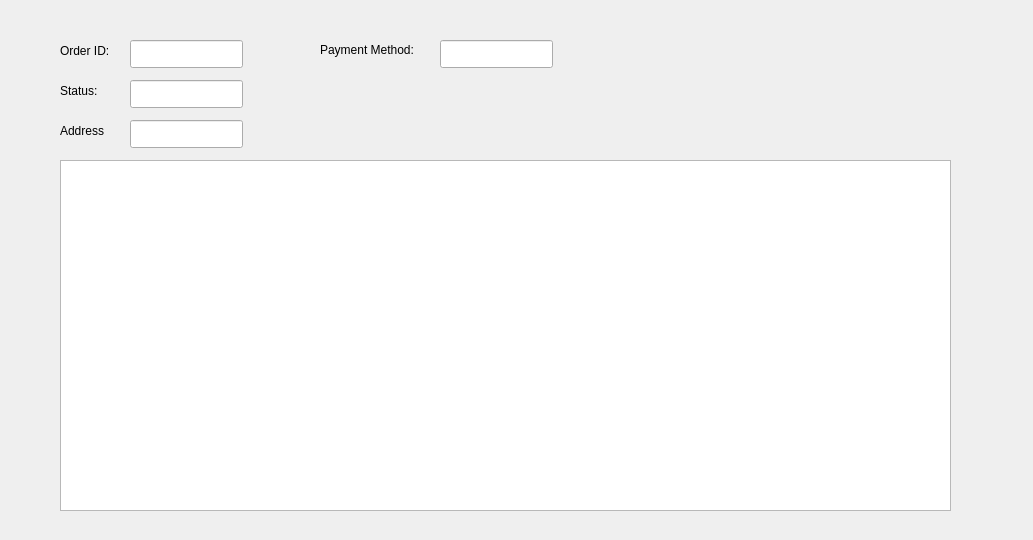
<?xml version="1.0" encoding="UTF-8"?>
<ui version="4.0">
 <class>OrderInfo</class>
 <widget class="QWidget" name="OrderInfo">
  <property name="geometry">
   <rect>
    <x>0</x>
    <y>0</y>
    <width>1033</width>
    <height>540</height>
   </rect>
  </property>
  <property name="windowTitle">
   <string>Form</string>
  </property>
  <widget class="QLineEdit" name="orderId">
   <property name="geometry">
    <rect>
     <x>130</x>
     <y>40</y>
     <width>113</width>
     <height>28</height>
    </rect>
   </property>
  </widget>
  <widget class="QLabel" name="label">
   <property name="geometry">
    <rect>
     <x>60</x>
     <y>40</y>
     <width>63</width>
     <height>21</height>
    </rect>
   </property>
   <property name="text">
    <string>Order ID:</string>
   </property>
  </widget>
  <widget class="QLabel" name="label_2">
   <property name="geometry">
    <rect>
     <x>60</x>
     <y>80</y>
     <width>63</width>
     <height>21</height>
    </rect>
   </property>
   <property name="text">
    <string>Status:</string>
   </property>
  </widget>
  <widget class="QLineEdit" name="status">
   <property name="geometry">
    <rect>
     <x>130</x>
     <y>80</y>
     <width>113</width>
     <height>28</height>
    </rect>
   </property>
   <property name="text">
    <string/>
   </property>
  </widget>
  <widget class="QLabel" name="label_4">
   <property name="geometry">
    <rect>
     <x>60</x>
     <y>120</y>
     <width>63</width>
     <height>21</height>
    </rect>
   </property>
   <property name="text">
    <string>Address</string>
   </property>
  </widget>
  <widget class="QLineEdit" name="address">
   <property name="geometry">
    <rect>
     <x>130</x>
     <y>120</y>
     <width>113</width>
     <height>28</height>
    </rect>
   </property>
  </widget>
  <widget class="QTableWidget" name="cartList">
   <property name="geometry">
    <rect>
     <x>60</x>
     <y>160</y>
     <width>891</width>
     <height>351</height>
    </rect>
   </property>
  </widget>
  <widget class="QLabel" name="label_3">
   <property name="geometry">
    <rect>
     <x>320</x>
     <y>40</y>
     <width>121</width>
     <height>20</height>
    </rect>
   </property>
   <property name="text">
    <string>Payment Method:</string>
   </property>
  </widget>
  <widget class="QLineEdit" name="payMethod">
   <property name="geometry">
    <rect>
     <x>440</x>
     <y>40</y>
     <width>113</width>
     <height>28</height>
    </rect>
   </property>
   <property name="readOnly">
    <bool>false</bool>
   </property>
  </widget>
 </widget>
 <resources/>
 <connections/>
</ui>
